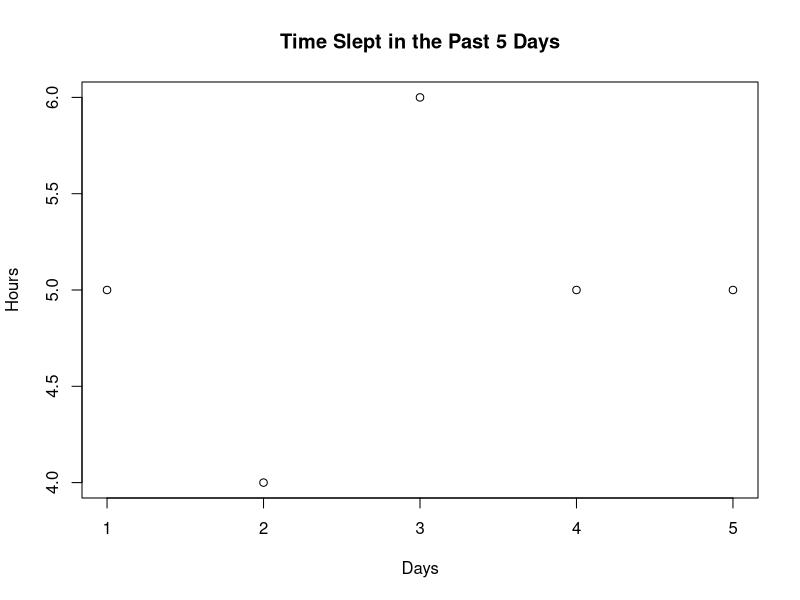

This chart was generated by the following R code:
## ---- chunk 1
hoursSlept<-c(5,4,6,5,5)
plot(hoursSlept, main="Time Slept in the Past 5 Days", ylab="Hours", xlab="Days")
